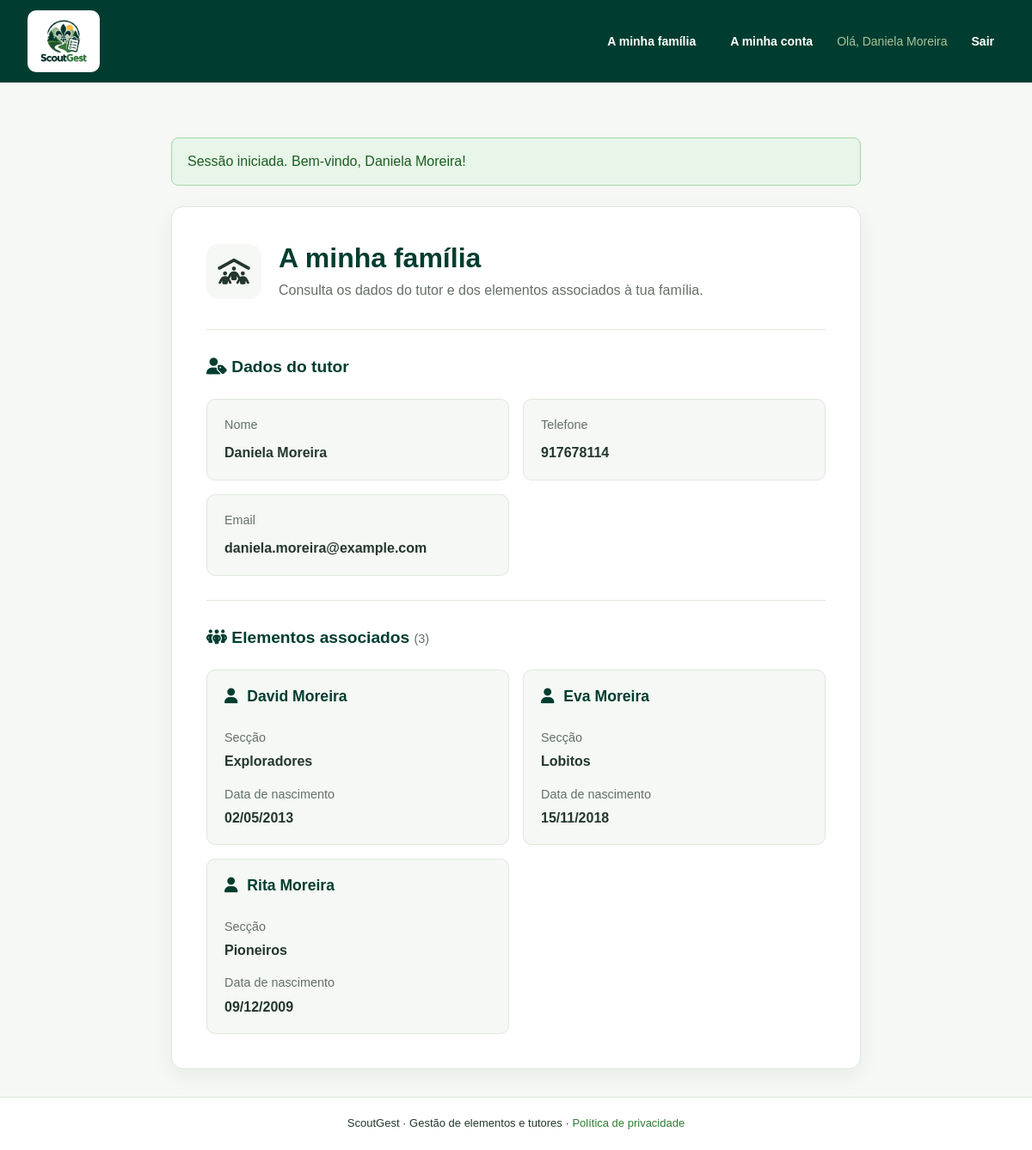
/minha_area.php (signed in), run on the app's committed database.
### tables this page shows
CREATE TABLE tutores (
    id_tutor INT AUTO_INCREMENT PRIMARY KEY,
    nome VARCHAR(120) NOT NULL,
    telefone VARCHAR(20) NOT NULL,
    email VARCHAR(150) NULL UNIQUE
);

CREATE TABLE elementos (
    id_elemento INT AUTO_INCREMENT PRIMARY KEY,
    id_tutor INT NOT NULL,
    nome VARCHAR(120) NOT NULL,
    numero_censo VARCHAR(20) NOT NULL UNIQUE,
    data_nascimento DATE NULL,
    seccao VARCHAR(30) NOT NULL,
    observacoes TEXT NULL,
    CONSTRAINT fk_elementos_tutores FOREIGN KEY (id_tutor)
        REFERENCES tutores (id_tutor) ON DELETE RESTRICT
);

### minha_area.php (the view, shortened to what this page needs)
<?php
require 'includes/inicio.php';
$stmt = $pdo->prepare(
    'SELECT id_tutor FROM utilizadores WHERE id_utilizador = ?'
);
$stmt->execute([$_SESSION['id_utilizador']]);
$idTutor = $stmt->fetchColumn();
$tutor = null;
$elementos = [];
if ($idTutor) {
    $stmt = $pdo->prepare(
        'SELECT nome, telefone, email FROM tutores WHERE id_tutor = ?'
    );
    $stmt->execute([$idTutor]);
    $tutor = $stmt->fetch(PDO::FETCH_ASSOC);
    $stmt = $pdo->prepare(
        'SELECT nome, seccao, data_nascimento
         FROM elementos
         WHERE id_tutor = ?
         ORDER BY nome'
    );
    $stmt->execute([$idTutor]);
    $elementos = $stmt->fetchAll(PDO::FETCH_ASSOC);
}
require 'includes/cabecalho.php';
?>
<section class="cartao detalhe conta-pagina">
    <div class="conta-cabecalho">
        <div class="conta-avatar" aria-hidden="true">
            <i class="fa-solid fa-people-roof"></i>
        </div>
        <div>
            <h1>A minha família</h1>
            <p>Consulta os dados do tutor e dos elementos associados à tua família.</p>
        </div>
    </div>
    <?php if (!$tutor): ?>
        <div class="conta-seccao">
            <h2><i class="fa-solid fa-circle-info"></i> Associação familiar</h2>
            <p class="familia-vazio">
                A tua conta ainda não está associada a nenhum tutor.
                Pede a um dirigente para efetuar a associação.
            </p>
        </div>
    <?php else: ?>
        <div class="conta-seccao">
            <h2><i class="fa-solid fa-user-tag"></i> Dados do tutor</h2>
            <div class="conta-grelha">
                <div class="conta-campo">
                    <span class="conta-label">Nome</span>
                    <strong><?= htmlspecialchars($tutor['nome'], ENT_QUOTES, 'UTF-8') ?></strong>
                </div>
                <div class="conta-campo">
                    <span class="conta-label">Telefone</span>
                    <strong><?= htmlspecialchars($tutor['telefone'], ENT_QUOTES, 'UTF-8') ?></strong>
                </div>
                <div class="conta-campo">
                    <span class="conta-label">Email</span>
                    <strong><?= htmlspecialchars($tutor['email'] ?: '—', ENT_QUOTES, 'UTF-8') ?></strong>
                </div>
            </div>
        </div>
        <div class="conta-seccao">
            <h2>
                <i class="fa-solid fa-people-group"></i> Elementos associados
                <span class="familia-contagem">(<?= count($elementos) ?>)</span>
            </h2>
            <?php if (!$elementos): ?>
                <p class="familia-vazio">Ainda não existem elementos associados a este tutor.</p>
            <?php else: ?>
                <div class="conta-grelha">
                    <?php foreach ($elementos as $elemento): ?>
                        <article class="conta-campo familia-elemento">
                            <h3>
                                <i class="fa-solid fa-user" aria-hidden="true"></i>
                                <?= htmlspecialchars($elemento['nome'], ENT_QUOTES, 'UTF-8') ?>
                            </h3>
                            <div class="familia-elemento-dados">
                                <div>
                                    <span class="conta-label">Secção</span>
                                    <strong><?= htmlspecialchars($elemento['seccao'], ENT_QUOTES, 'UTF-8') ?></strong>
                                </div>
                                <div>
                                    <span class="conta-label">Data de nascimento</span>
                                    <strong><?= $elemento['data_nascimento']
                                        ? date('d/m/Y', strtotime($elemento['data_nascimento']))
                                        : '—' ?></strong>
                                </div>
                            </div>
                        </article>
                    <?php endforeach; ?>
                </div>
            <?php endif; ?>
        </div>
    <?php endif; ?>
</section>
<?php
require 'includes/rodape.php';
?>

### includes/cabecalho.php (shortened to what this page needs)
<?php
$pagina_atual = basename($_SERVER['SCRIPT_NAME'] ?? '');
$pagina_inicial = ($pagina_atual === 'index.php');
?>
<!DOCTYPE html>
<html lang="pt-PT">
<head>
    <link rel="stylesheet" href="css/style.css">
</head>
<body>
<header class="cabecalho">
    <div class="logo-container">
        <a href="index.php" aria-label="Página inicial ScoutGest">
            <img src="img/logotipo_transp.png" alt="ScoutGest" class="logotipo">
        </a>
    </div>
    <?php if (!$pagina_inicial): ?>
        <nav class="menu-navegacao"
             id="menu-principal"
             aria-label="Navegação principal">
            <?php if (isset($_SESSION['id_utilizador'])): ?>
                <?php if (($_SESSION['tipo'] ?? '') === 'Dirigente'): ?>
                    <a href="elementos.php">Elementos</a>
                    <a href="tutores.php">Tutores</a>
                    <a href="utilizadores.php">Utilizadores</a>
                <?php else: ?>
                    <a href="minha_area.php">A minha família</a>
                <?php endif; ?>
                <a href="conta.php">A minha conta</a>
                <span class="ola">
                    Olá, <?= htmlspecialchars($_SESSION['nome'] ?? '', ENT_QUOTES, 'UTF-8') ?>
                </span>
                <a href="logout.php">Sair</a>
            <?php else: ?>
                <a href="login.php">Entrar</a>
                <a href="registo.php">Criar conta</a>
            <?php endif; ?>
        </nav>
    <?php endif; ?>
</header>
<main class="conteudo">
    <?php if (isset($_SESSION['msg']) && is_array($_SESSION['msg'])): ?>
        <?php
        $tipos_validos = ['sucesso', 'erro', 'aviso', 'info'];
        $tipo_mensagem = in_array($_SESSION['msg']['tipo'] ?? '', $tipos_validos, true)
            ? $_SESSION['msg']['tipo']
            : 'info';
        $tipo_mensagem = htmlspecialchars($tipo_mensagem, ENT_QUOTES, 'UTF-8');
        $texto_mensagem = htmlspecialchars($_SESSION['msg']['texto'] ?? '', ENT_QUOTES, 'UTF-8');
        ?>
        <div class="msg <?= $tipo_mensagem ?>" role="status">
            <?= $texto_mensagem ?>
        </div>
    <?php endif; ?>

### includes/rodape.php (shortened to what this page needs)
</main>
<footer class="rodape">
    <p>
        ScoutGest · Gestão de elementos e tutores ·
        <a href="privacidade.php">
            Política de privacidade
        </a>
    </p>
</footer>
</body>
</html>

### css/style.css (style rules this page uses)
:root { --sg-forest: #003D30; --sg-dark: #14532D; --sg-primary: #2E7D32; --sg-light: #A8C49A; --sg-field: #4D8B3A; --sg-accent: #FFC247; --sg-white: #FFFFFF; --sg-background: #F5F8F4; --sg-text: #24372D; --sg-border: #DFE8DD; --sg-danger: #9e2c2c; --sg-dangerdark: #570808; }
* { box-sizing: border-box; }
html { min-height: 100%; }
body { margin: 0; min-height: 100vh; display: flex; flex-direction: column; background: var(--sg-background); color: var(--sg-text); font-family: Arial, Helvetica, sans-serif; line-height: 1.6; }
.cabecalho { position: relative; display: flex; align-items: center; justify-content: space-between; gap: 24px; width: 100%; min-height: 90px; padding: 12px 32px; background: var(--sg-forest); }
.logo-container { display: flex; flex: 0 0 auto; align-items: center; justify-content: center; margin: 0; padding: 6px 12px; background: var(--sg-white); border-radius: 10px; }
.logo-container a { display: flex; align-items: center; text-decoration: none; }
.logotipo { display: block; width: auto; max-width: 170px; height: 60px; object-fit: contain; }
.menu-navegacao { display: flex; align-items: center; justify-content: flex-end; flex-wrap: wrap; gap: 8px 16px; margin: 0 0 0 auto; }
.menu-navegacao a { color: var(--sg-white); font-size: 14px; font-weight: 600; text-decoration: none; padding: 8px 12px; border-radius: 6px; white-space: nowrap; transition: background-color 0.2s ease; }
.menu-navegacao .ola { color: var(--sg-light); font-size: 14px; white-space: nowrap; }
.conteudo { width: 100%; max-width: 850px; margin: 64px auto 32px; padding: 0 24px; flex: 1 0 auto; }
.cartao { background: var(--sg-white); border: 1px solid var(--sg-border); border-radius: 14px; padding: 40px; box-shadow: 0 8px 24px rgba(0,61,48,0.06); }
h1 { margin: 0 0 16px; color: var(--sg-forest); font-size: 2rem; line-height: 1.2; }
p { margin: 0 0 20px; }
p:last-child { margin-bottom: 0; }
a { color: var(--sg-primary); }
.msg { padding: 14px 18px; margin-bottom: 24px; border-radius: 8px; background: var(--sg-white); border: 1px solid var(--sg-border); }
.msg.sucesso { background: #E8F5E9; color: #1B5E20; border-color: #A5D6A7; }
.mensagem, .alerta, .sucesso, .erro, .aviso { transition: opacity 0.5s ease, transform 0.5s ease; }
footer { width: 100%; margin-top: auto; padding: 20px 16px; background: var(--sg-white); border-top: 1px solid var(--sg-border); text-align: center; font-size: 13px; color: var(--sg-text); }
footer p { margin: 0; }
footer a { color: var(--sg-primary); text-decoration: none; }
.conta-pagina { width: 100%; margin: 0 auto; }
.conta-cabecalho { display: flex; align-items: center; gap: 20px; margin-bottom: 32px; }
.conta-cabecalho h1 { margin: 0 0 6px; color: var(--sg-forest); }
.conta-cabecalho p { margin: 0; color: #647067; }
.conta-avatar { width: 64px; height: 64px; display: flex; align-items: center; justify-content: center; background: var(--sg-background); border-radius: 14px; font-size: 30px; flex-shrink: 0; }
.conta-seccao { border-top: 1px solid var(--sg-border); padding-top: 28px; margin-top: 28px; }
.conta-seccao h2 { margin: 0 0 22px; color: var(--sg-forest); font-size: 1.2rem; }
.conta-grelha { display: grid; grid-template-columns: repeat(2, minmax(0, 1fr)); gap: 16px; }
.conta-campo { display: flex; flex-direction: column; gap: 8px; min-width: 0; padding: 18px 20px; background: var(--sg-background); border: 1px solid var(--sg-border); border-radius: 10px; }
.conta-label { display: block; color: #647067; font-size: 0.9rem; }
.conta-campo strong { color: var(--sg-text); font-size: 1rem; overflow-wrap: anywhere; }
.familia-elemento h3 { margin: 0 0 16px; color: var(--sg-forest); font-size: 1.1rem; line-height: 1.4; overflow-wrap: anywhere; }
.familia-elemento h3 i { margin-right: 6px; }
.familia-elemento-dados { display: flex; flex-direction: column; gap: 14px; }
.familia-elemento-dados strong { display: block; margin-top: 3px; }
.familia-contagem { font-size: 0.9rem; font-weight: normal; color: #647067; }

### data on the page
tutores: nome "Daniela Moreira", telefone "917678114", email "daniela.moreira@example.com"
elementos: nome "David Moreira", seccao "Exploradores", data_nascimento "02/05/2013"
elementos: nome "Eva Moreira", seccao "Lobitos", data_nascimento "15/11/2018"
elementos: nome "Rita Moreira", seccao "Pioneiros", data_nascimento "09/12/2009"

### other printed values
$_SESSION['nome'] "Daniela Moreira"
$texto_mensagem "Sessão iniciada. Bem-vindo, Daniela Moreira!"
count($elementos) "3"
